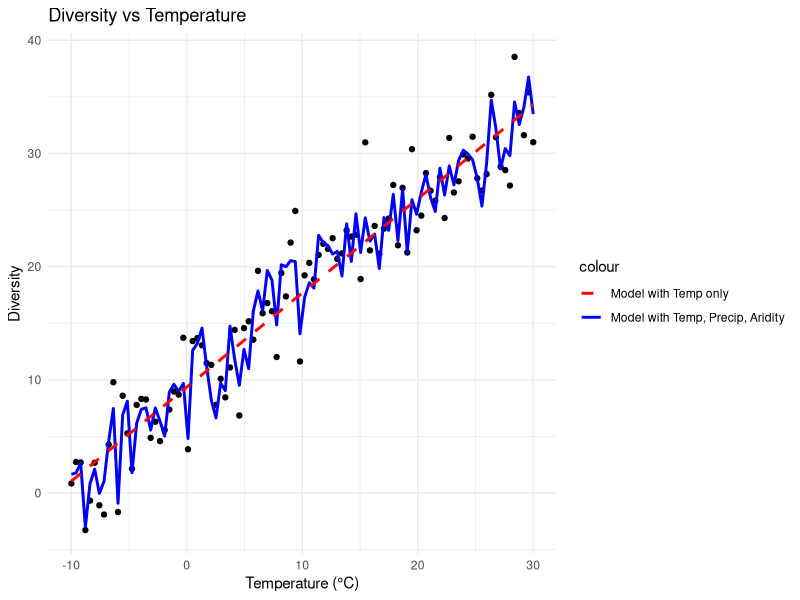

Write R code to recreate this figure.
# Load necessary libraries
library(ggplot2)
library(dplyr)

# Set seed for reproducibility
set.seed(123)

# Simulate data
n <- 100 # Number of data points
temperature <- seq(-10, 30, length.out = n) # Temperature gradient
precipitation <- runif(n, 50, 150) # Random precipitation values
aridity <- runif(n, 0.1, 0.9) # Random aridity index values

# Simulate diversity as a function of temperature, precipitation, and aridity
# We assume a hypothetical relationship
diversity <- 20 + 0.8 * temperature - 0.05 * precipitation - 10 * aridity + rnorm(n, 0, 2)

# Create a data frame
data <- data.frame(temperature, precipitation, aridity, diversity)

# Fit a linear model using temperature, precipitation, and aridity as covariates
model_full <- lm(diversity ~ temperature + precipitation + aridity, data = data)

# Fit a linear model using only temperature as a covariate
model_temp <- lm(diversity ~ temperature, data = data)

# Create predictions for plotting
data <- data %>%
  mutate(pred_full = predict(model_full),
         pred_temp = predict(model_temp))

# Plot diversity vs temperature, color-coded by model
p1 <- ggplot(data, aes(x = temperature, y = diversity)) +
  geom_point(color = "black") +
  geom_line(aes(y = pred_full, color = "Model with Temp, Precip, Aridity"), size = 1) +
  geom_line(aes(y = pred_temp, color = "Model with Temp only"), size = 1, linetype = "dashed") +
  labs(title = "Diversity vs Temperature", x = "Temperature (°C)", y = "Diversity") +
  scale_color_manual(values = c("Model with Temp, Precip, Aridity" = "blue", "Model with Temp only" = "red")) +
  theme_minimal()

# Print the plot
print(p1)

# Compare models using summary statistics
summary(model_full)
summary(model_temp)
